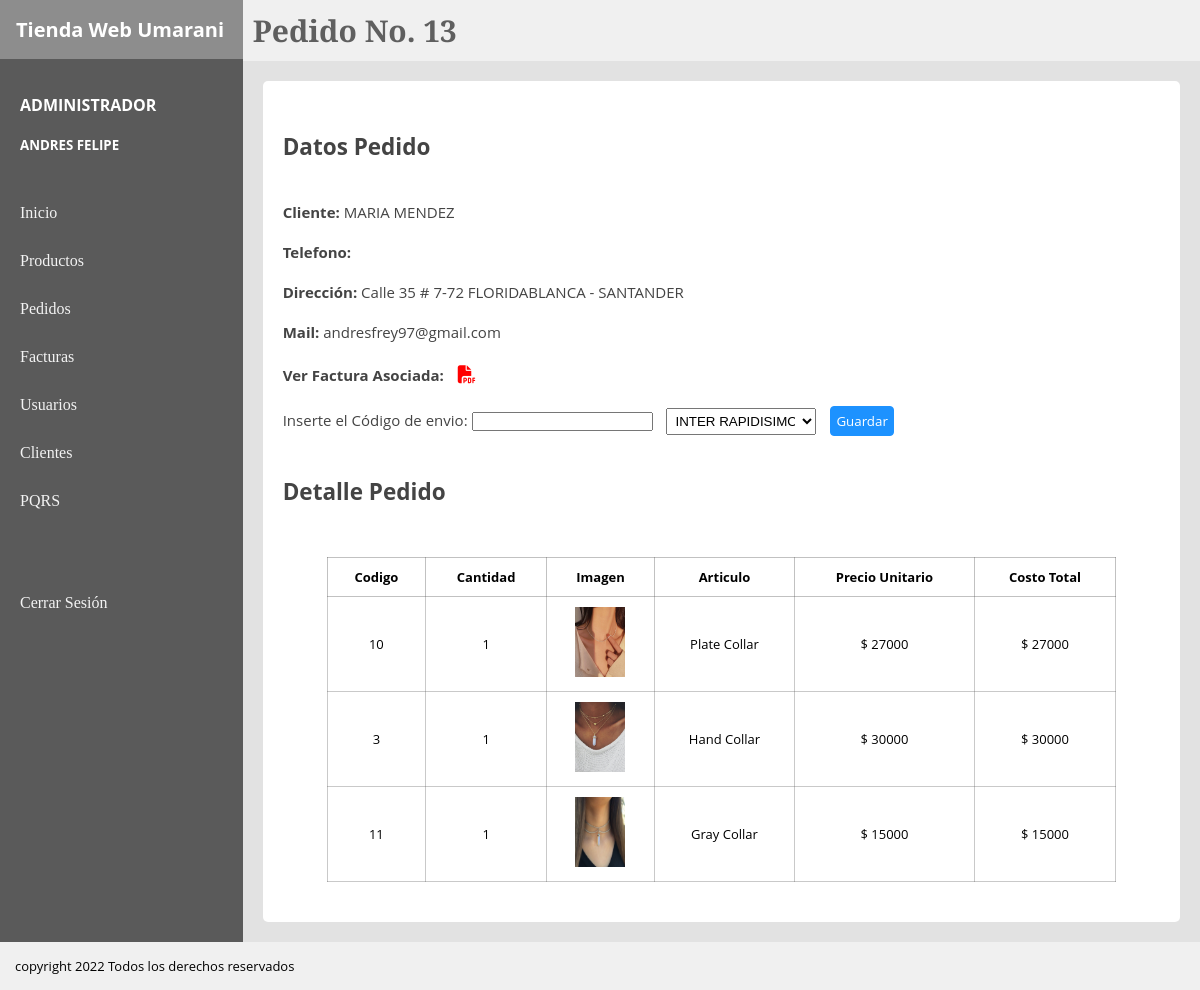
Page /Controller/mostrarDetallePedido.php?ped=13 (signed in) on the committed database.
### tables this page shows
CREATE TABLE `factura` (
  `facturaId` int(11) NOT NULL AUTO_INCREMENT,
  `facturaFecha` date NOT NULL,
  `facturaCostoTotal` int(11) NOT NULL,
  `facturaClienteDoc` varchar(50) NOT NULL,
  `factura_tipoPagoId` int(11) NOT NULL,
  `facturaClienteId` int(11) NOT NULL,
  `facturaClienteDireccion` varchar(250) NOT NULL,
  `facturaImpuestoId` int(11) NOT NULL,
  PRIMARY KEY (`facturaId`),
  KEY `fk_facturaClienteDoc` (`facturaClienteId`),
  KEY `fk_factura_tipoPagoId` (`factura_tipoPagoId`),
  KEY `impuestoId` (`facturaImpuestoId`),
  CONSTRAINT `fk_facturaClienteDoc` FOREIGN KEY (`facturaClienteId`) REFERENCES `cliente` (`clienteId`),
  CONSTRAINT `fk_factura_tipoPagoId` FOREIGN KEY (`factura_tipoPagoId`) REFERENCES `tipopago` (`tipoPagoId`)
);

CREATE TABLE `cliente` (
  `clienteId` int(11) NOT NULL AUTO_INCREMENT,
  `clienteNombre` varchar(50) NOT NULL,
  `clienteApellido` varchar(50) NOT NULL,
  `clienteTelefono` varchar(10) NOT NULL,
  `clienteEmail` varchar(150) NOT NULL,
  `clienteContraseña` varchar(10) NOT NULL,
  PRIMARY KEY (`clienteId`)
);

CREATE TABLE `productoporpedido` (
  `prodPed_artId` int(11) NOT NULL,
  `prodPed_pedidoId` int(11) NOT NULL,
  `prodPedCant` int(11) NOT NULL,
  `prodPedValorArt` int(11) NOT NULL,
  KEY `fk_prodPed_artId` (`prodPed_artId`),
  KEY `fk_prodPed_pedidoId` (`prodPed_pedidoId`),
  CONSTRAINT `fk_prodPed_artId` FOREIGN KEY (`prodPed_artId`) REFERENCES `articulo` (`artId`),
  CONSTRAINT `fk_prodPed_pedidoId` FOREIGN KEY (`prodPed_pedidoId`) REFERENCES `pedido` (`pedidoId`)
);

CREATE TABLE `articulo` (
  `artId` int(11) NOT NULL AUTO_INCREMENT,
  `artNombre` varchar(150) NOT NULL,
  `artPrecio` int(11) NOT NULL,
  `artCantidad` int(11) NOT NULL,
  `artVista` varchar(250) NOT NULL,
  `artEstado` varchar(15) NOT NULL,
  `artCategoriaId` int(11) NOT NULL,
  PRIMARY KEY (`artId`),
  KEY `fk_artCategoriaId` (`artCategoriaId`),
  CONSTRAINT `fk_artCategoriaId` FOREIGN KEY (`artCategoriaId`) REFERENCES `categoria` (`categoriaId`)
);

### View/detallePedido.php (the view, shortened to what this page needs)
<?php
    require_once('../Controller/mostrarDetallePedido.php');
?>
<!DOCTYPE html>
<html lang="en">
<head>
</head>
<body>
<link rel="stylesheet" href="../CSS/productosEstilos.css">
    <div class="padre">
        <div class="board">
            <div class="titulo">
                <h1>Tienda Web Umarani</h1>
            </div>
            <div class="usuario">
                <h4><?php echo "$_SESSION[rol] "; ?></h4>
                <h5><?php echo "$_SESSION[nombre] $_SESSION[apellido] "; ?></h5>
            </div>
            <nav class="secciones">
            <a href="">Inicio</a>
                <a href="../View/Productos.php?pagina=1">Productos</a>
                <a href="../View/pedidos.php?pagina=1">Pedidos</a>
                <a href="../view/facturas.php?pagina=1">Facturas</a>
                <?php if($_SESSION['rol'] == 'ADMINISTRADOR')  { ?>
                <a href="../View/Usuarios.php?pagina=1">Usuarios</a>
                <a href="../View/adminClientes.php?pagina=1">Clientes</a> <?php } ?>
                <a href="../View/PQRS.php?pagina=1">PQRS</a><br><br><br>
                <a href="../Controller/cerrarSesion.php">Cerrar Sesión</a>
            </nav>
        </div>
        <div class="content">
        <header class="header">
            <h1>Pedido No. <?php echo "$id" ?></h1>
        </header>
        <section class="section">
            <div class="container">
                <div class="filtros" >
                        <h1>Datos Pedido</h1><br><br>
                        <p><b>Cliente: </b>  <?php echo "$nombre $apellido" ?></p><br>
                        <p><b>Telefono: </b>   <?php echo "$telefono" ?>   </p><br>
                        <p><b>Dirección: </b>  <?php echo "$direccion" ?> </p><br>
                        <p><b>Mail: </b>  andresfrey97@gmail.com </p><br>
                        <p> <b> Ver Factura Asociada: </b><a class="cancel" href="../Controller/ImprimirFactura.php?factId=<?php echo "$id" ?>"> <i class="fas fa-file-pdf"></i></a><br> </p><br>
                        <form action="../Controller/ordenDespacho.php" method="post">
                        <label for="">Inserte el Código de envio: </label>
                        <input type="text" name="despachoId">
                        <select name="empresaId" id="">
                            <?php while($emp = mysqli_fetch_array($empresaenvio)) {  ?>
                            <option value="<?php echo "$emp[empresaId]"  ?> "> <?php echo "$emp[empresaNombre]" ?> </option>
                            <?php  }  ?>
                        </select>
                        <input class="searchButton" type="submit" value="Guardar">
                        </form><br><br>
                        <h1>Detalle Pedido</h1><br>
                </div>
                <table>
                    <tr>
                        <th>Codigo</th>
                        <th>Cantidad</th>
                        <th>Imagen</th>
                        <th>Articulo</th>
                        <th>Precio Unitario</th>
                        <th>Costo Total</th>
                    </tr>
                     <?php
                        while($detPed = mysqli_fetch_array($detallePedido)){
                     ?>
                    <tr class="información" >
                        <td> <?php echo $detPed['artId']   ?></td>
                        <td> <?php echo $detPed['prodPedCant']   ?> </td>
                        <td> <img src="<?php echo $detPed['artVista']   ?>" alt=""> </td>
                        <td> <?php echo $detPed['artNombre']   ?></td>
                        <td> <?php echo "$ " . $detPed['artPrecio']   ?></td>
                        <td> <?php echo "$ " . $detPed['artPrecio'] * $detPed['prodPedCant']  ?></td>
                        <?php
                        }
                     ?>
                </table>
            </div>
        </section>
        </div>
    </div>
    <footer class="footer">
        <p>copyright 2022 Todos los derechos reservados</p>
    </footer>
</body>
</html>

### Controller/mostrarDetallePedido.php (shortened to what this page needs)
<?php
require('../Model/M_Pedidos.php');
if(isset($_REQUEST['ped'])){
$id = $_REQUEST['ped'];
$datosPedido = mysqli_query($conexionPedido,"SELECT * FROM factura
JOIN cliente
ON clienteId = facturaClienteId
WHERE facturaId = $id")
or die("Problemas en el select" . mysqli_error($conexionPedido));
while($datped = mysqli_fetch_array($datosPedido)){
    $nombre = $datped['clienteNombre'];
    $apellido = $datped['clienteApellido'];
    $direccion = $datped['facturaClienteDireccion'];
}
$detallePedido = mysqli_query($conexionPedido,"SELECT * FROM productoporpedido
JOIN pedido
ON pedidoId = prodPed_pedidoId
JOIN articulo
ON artId = prodPed_artId
WHERE pedidoId= $id")
or die("Problemas en el select" . mysqli_error($conexionPedido));
$empresaenvio = mysqli_query($conexionPedido,"SELECT * FROM empresaenvio");
include('../View/detallePedido.php');
}
?>

### CSS/productosEstilos.css (style rules this page uses)
* { padding: 0px; margin: 0px; }
.padre { display: flex; }
.board { background: #5a5a5a; flex: 1 1 auto; height: auto; }
.titulo { background: #8d8d8d; padding: 10px; }
.titulo h1 { font-family: 'Open Sans', sans-serif; font-size: 20px; padding: 6px; color:rgb(255, 255, 255); }
.usuario { padding: 10px; margin-top: 15px; }
.usuario h4 { color: rgb(255, 255, 255); font-family: 'Open Sans', sans-serif; padding: 10px; }
.usuario h5 { color: rgb(255, 255, 255); font-family: 'Open Sans', sans-serif; padding: 10px; }
.secciones { padding: 10px; }
.secciones a { display: block; padding: 10px; color: rgb(243, 243, 243); text-decoration: none; margin-top: 10px; font-family: 'Bitter', serif; transition: 0.3s ease-in-out; }
.content { flex: 100 1 auto; }
.header { background: #f0f0f0; }
.header h1 { font-family: 'Bitter', serif; font-size: 30px; padding: 10px; color: rgb(95, 95, 95); }
.section { background: #e2e2e2; padding: 20px; min-height: 720px; }
.container { padding: 20px; border-radius: 5px; background: #ffffff; }
table { margin-left: auto; margin-right: auto; border: 1px solid rgba(95, 95, 95, 0.384); border-collapse: collapse; width: 90%; font-family: 'Open Sans', sans-serif; font-size: 13px; }
th { border: 1px solid rgba(95, 95, 95, 0.384); text-align: center; padding: 10px; }
td { border: 0.5px solid rgba(95, 95, 95, 0.336); padding: 10px; text-align: center; }
td img { width: 50px; height: 70px; }
.cancel { color: rgb(255, 0, 0); font-size: 18px; padding: 10px; }
select { width: 50px; margin: 0px 10px; padding: 4px; }
.filtros { margin: 30px 0px; font-family: 'Open Sans', sans-serif; font-size: 15px; color: #444444; }
.filtros select { width: 150px; overflow: hidden; }
.searchButton { padding: 5px; font-family: 'Open Sans', sans-serif; background: #1d92ff; color: #fff; border: 0.5px solid #1d92ff; border-radius: 4px; cursor: pointer; }
.footer { background: #f0f0f0; padding: 15px; font-family: 'Open Sans', sans-serif; font-size: 13px; }

### rows in the picture
factura: facturaClienteId.clienteNombre "MARIA", facturaClienteId.clienteApellido "MENDEZ", facturaClienteDireccion "Calle 35 # 7-72 FLORIDABLANCA - SANTANDER"
productoporpedido: prodPed_artId.artId "10", prodPedCant "1", prodPed_artId.artVista (picture), prodPed_artId.artNombre "Plate Collar", prodPed_artId.artPrecio "27000", $detPed['artPrecio']*$detPed['prodPedCant'] "27000"
productoporpedido: prodPed_artId.artId "3", prodPedCant "1", prodPed_artId.artVista (picture), prodPed_artId.artNombre "Hand Collar", prodPed_artId.artPrecio "30000", $detPed['artPrecio']*$detPed['prodPedCant'] "30000"
productoporpedido: prodPed_artId.artId "11", prodPedCant "1", prodPed_artId.artVista (picture), prodPed_artId.artNombre "Gray Collar", prodPed_artId.artPrecio "15000", $detPed['artPrecio']*$detPed['prodPedCant'] "15000"

### other values in the picture
$_SESSION[rol] "ADMINISTRADOR"
$_SESSION[nombre] "ANDRES"
$_SESSION[apellido] "FELIPE"
$id "13"
form field empresaId "INTER RAPIDISIMO"
